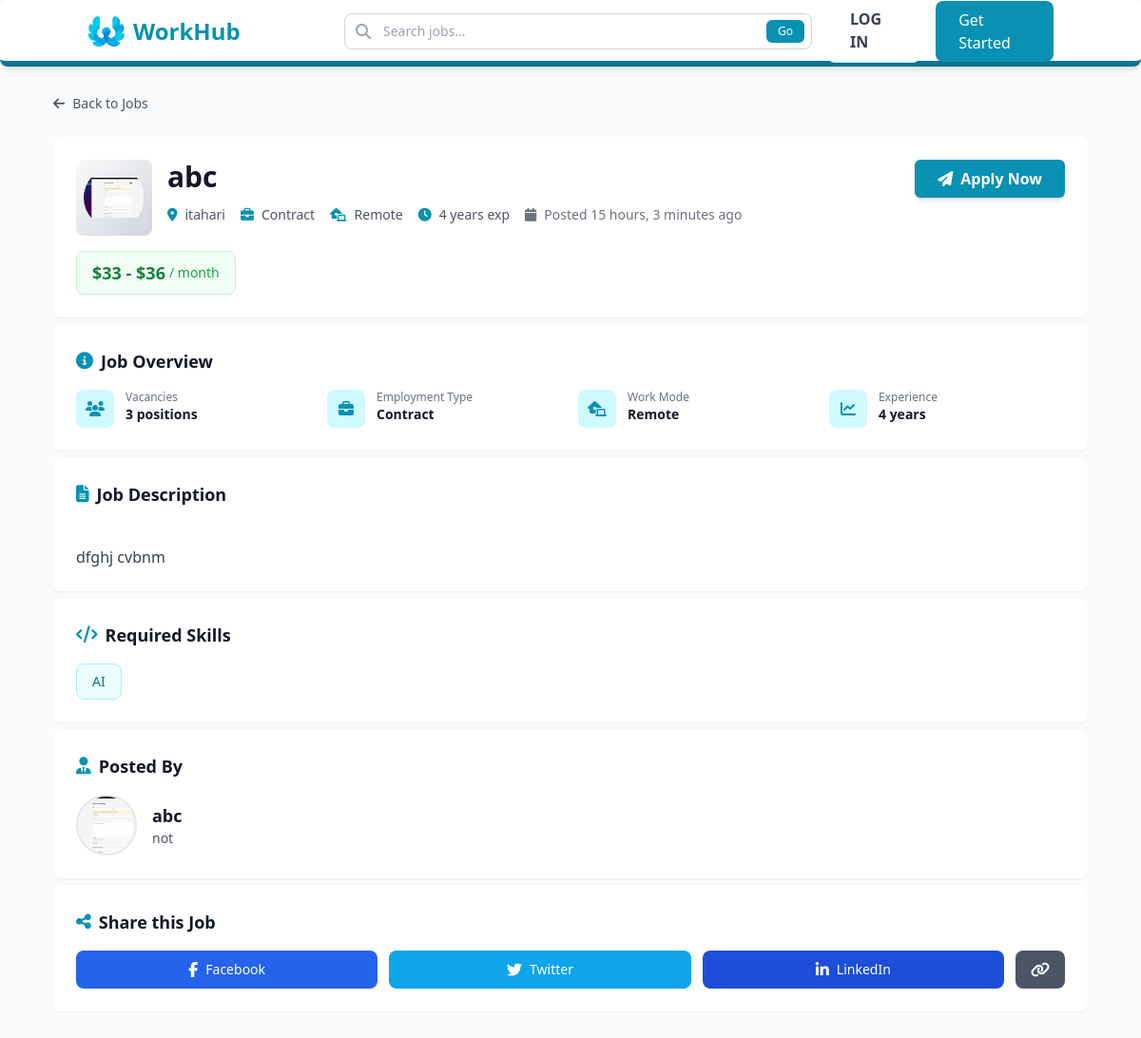
Page /jobs/5/ on the committed database.
### jobs/models.py (models this page shows, shortened)
class Job(models.Model):
    class EMPLOYMENT_TYPE_CHOICES (models.TextChoices):
        FullTime = "full_time", "Full Time"
        PartTime = "part_time", "Part Time"
        Contract = "contract", "Contract"
        Intern = "internship", "Internship"
    class WORK_MODE_CHOICES (models.TextChoices):
        OnSite = "on_site", "On-site"
        Remote = "remote", "Remote"
        Hybrid = "hybrid", "Hybrid"
    title = models.CharField(max_length=150)
    description = models.TextField()
    company = models.ForeignKey(Company, on_delete=models.CASCADE, related_name="jobs")
    location = models.CharField(max_length=150)
    recruiter = models.ForeignKey(User, on_delete=models.CASCADE, related_name="jobs_recruited")
    employment_type = models.CharField(max_length=20, choices=EMPLOYMENT_TYPE_CHOICES, default=EMPLOYMENT_TYPE_CHOICES.FullTime )
    work_mode = models.CharField( max_length=20, choices=WORK_MODE_CHOICES , default=WORK_MODE_CHOICES.OnSite )
    min_experience = models.PositiveIntegerField( help_text="Minimum experience required (in years)"  )
    vacancies = models.PositiveIntegerField( default=1 )
    salary_min = models.PositiveIntegerField( null=True, blank=True )
    salary_max = models.PositiveIntegerField( null=True, blank=True )
    skills = models.ManyToManyField( Skill,  related_name="jobs", blank=True )
    is_active = models.BooleanField(default=True)
    created_at = models.DateTimeField(auto_now_add=True)
    updated_at = models.DateTimeField(auto_now=True)

### companies/models.py (models this page shows, shortened)
class Company(models.Model):
    def generateImagePath(instance, filename):
        return f"companies/{instance.created_by.username}/{filename}"
    class OrganizationSize(models.TextChoices):
        SIZE_1_10 = "1-10", "1-10 employees"
        SIZE_11_50 = "11-50", "11-50 employees"
        SIZE_51_200 = "51-200", "51-200 employees"
        SIZE_201_500 = "201-500", "201-500 employees"
        SIZE_501_1000 = "501-1000", "501-1000 employees"
        SIZE_1000_PLUS = "1000+", "1000+ employees"
    class OrganizationType(models.TextChoices):
        PRIVATE = "private", "Private"
        PUBLIC = "public", "Public"
        NON_PROFIT = "non_profit", "Non-profit"
        GOVERNMENT = "government", "Government"
        EDUCATIONAL = "educational", "Educational"
        SELF_EMPLOYED = "self_employed", "Self-employed"
    name = models.CharField(max_length=255)
    description = models.TextField(blank=True)
    public_url = models.SlugField(unique=True)
    website = models.URLField(blank=True)
    industry = models.CharField(max_length=100)
    organization_size = models.CharField(max_length=20, choices=OrganizationSize.choices)
    organization_type = models.CharField(max_length=20, choices=OrganizationType.choices)
    logo = models.ImageField(upload_to=generateImagePath,default="users/default_company.png")
    tagline = models.CharField(max_length=120, blank=True)
    created_by = models.ForeignKey(User, on_delete=models.CASCADE, related_name="companies_created")
    created_at = models.DateTimeField(auto_now_add=True)

### skills/models.py (models this page shows, shortened)
class Skill(models.Model):
    name = models.CharField(max_length=50, unique=True)
    is_active = models.BooleanField(default=True)

### jobs/views.py (the view)
# urls.py: path("<int:pk>/", job_detail, name="job_detail"),
def job_detail(request, pk):
    job = get_object_or_404(Job, pk=pk)
    has_applied = False
    if request.user.is_authenticated:
        has_applied = job.applications.filter(applicant=request.user).exists()
    return render(request, "pages/jobs/job_detail.html", {"job": job, "has_applied": has_applied})

### templates/pages/jobs/job_detail.html (shortened to what this page needs)
{% extends 'layouts/main.html' %}
{% block content %}
<div class="min-h-screen bg-gray-50 py-8">
  <div class="max-w-6xl mx-auto px-4 sm:px-6 lg:px-8">
    <div class="mb-6">
      <a href="{% url 'jobs' %}" class="inline-flex items-center text-sm text-gray-600 hover:text-cyan-600 transition duration-300">
        <i class="fas fa-arrow-left mr-2"></i>
        Back to Jobs
      </a>
    </div>
    <div class="bg-white rounded-lg shadow-sm p-6 mb-2">
      <div class="flex items-start justify-between">
        <div class="flex items-start gap-4">
          <div class="flex-shrink-0 w-20 h-20 bg-gradient-to-br from-gray-50 to-gray-300 rounded-lg flex items-center justify-center text-white font-bold text-2xl">
                <img src="{{ job.company.logo.url }}" alt="{{ job.company.name }}" class="w-16 h-16 object-contain rounded-full">
          </div>
          <div>
            <h1 class="text-3xl font-bold text-gray-900">{{ job.title }}</h1>
            <div class="flex flex-wrap items-center gap-4 mt-3 text-sm text-gray-600">
              <span class="flex items-center">
                <i class="fas fa-map-marker-alt mr-2 text-cyan-600"></i>
                {{ job.location }}
              </span>
              <span class="flex items-center">
                <i class="fas fa-briefcase mr-2 text-cyan-600"></i>
                {{ job.get_employment_type_display }}
              </span>
              <span class="flex items-center">
                <i class="fas fa-laptop-house mr-2 text-cyan-600"></i>
                {{ job.get_work_mode_display }}
              </span>
              <span class="flex items-center">
                <i class="fas fa-clock mr-2 text-cyan-600"></i>
                {{ job.min_experience }} year{{ job.min_experience|pluralize }} exp
              </span>
              <span class="flex items-center text-gray-500">
                <i class="fas fa-calendar mr-2"></i>
                Posted {{ job.created_at|timesince }} ago
              </span>
            </div>
          </div>
        </div>
        <div class="flex items-center gap-2">
          {% if user == job.recruiter %}
            <a href="/jobs/edit/{job.id}" class="px-6 py-2 text-sm text-cyan-600 hover:text-cyan-700 border border-cyan-600 rounded-md hover:bg-cyan-50 transition duration-300">
              <i class="fas fa-edit mr-1"></i>Edit
            </a>
            <form method="POST" action="{% url 'job_delete' job.id %}" class="inline" onsubmit="return confirm('Are you sure you want to delete this job?');">
              {% csrf_token %}
              <button type="submit" class="px-6 py-2 text-sm bg-red-600 text-white hover:shadow-md hover:bg-red-700 shadow-red-700 rounded-md transition duration-300">
                <i class="fas fa-trash mr-1"></i>Delete
              </button>
            </form>
          {% else %}
          {% if has_applied %}
          <form method="post" action="{%url 'cancel_application' job.id %}">
            {% csrf_token %}
            <button type="submit" class="px-6 py-2 bg-red-600 text-white font-semibold rounded-md hover:bg-red-700 transition duration-300 shadow-md hover:shadow-lg">
              <i class="fas fa-times-circle mr-2"></i>Cancel Application
            </button>
          </form>
          {% else %}
          <form method="post" action="{%url 'apply_job' job.id %}">
            <button type="submit" class="px-6 py-2 bg-cyan-600 text-white font-semibold rounded-md hover:bg-cyan-700 transition duration-300 shadow-md hover:shadow-lg">
              <i class="fas fa-paper-plane mr-2"></i>Apply Now
            </button>
          </form>
          {% endif %}
          {% endif %}
        </div>
      </div>
      {% if job.salary_min and job.salary_max %}
      <div class="mt-4 inline-flex items-center px-4 py-2 bg-green-50 border border-green-200 rounded-lg">
        <span class="text-lg font-semibold text-green-700">
          ${{ job.salary_min|floatformat:0 }} - ${{ job.salary_max|floatformat:0 }}
        </span>
        <span class="text-sm text-green-600 ml-1">/ month</span>
      </div>
      {% else %}
      <div class="mt-4 inline-flex items-center px-4 py-2 bg-gray-50 border border-gray-200 rounded-lg">
        <span class="text-sm font-medium text-gray-600">
          Salary: Negotiable
        </span>
      </div>
      {% endif %}
    </div>
    <div class="bg-white rounded-lg shadow-sm p-6 mb-2">
      <h2 class="text-lg font-semibold text-gray-900 mb-4 flex items-center">
        <i class="fas fa-info-circle mr-2 text-cyan-600"></i>
        Job Overview
      </h2>
      <div class="grid grid-cols-2 md:grid-cols-4 gap-4">
        <div class="flex items-start gap-3">
          <div class="flex-shrink-0 w-10 h-10 bg-cyan-100 rounded-lg flex items-center justify-center">
            <i class="fas fa-users text-cyan-600"></i>
          </div>
          <div>
            <p class="text-xs font-medium text-gray-500">Vacancies</p>
            <p class="text-sm font-semibold text-gray-900">{{ job.vacancies }} position{{ job.vacancies|pluralize }}</p>
          </div>
        </div>
        <div class="flex items-start gap-3">
          <div class="flex-shrink-0 w-10 h-10 bg-cyan-100 rounded-lg flex items-center justify-center">
            <i class="fas fa-briefcase text-cyan-600"></i>
          </div>
          <div>
            <p class="text-xs font-medium text-gray-500">Employment Type</p>
            <p class="text-sm font-semibold text-gray-900">{{ job.get_employment_type_display }}</p>
          </div>
        </div>
        <div class="flex items-start gap-3">
          <div class="flex-shrink-0 w-10 h-10 bg-cyan-100 rounded-lg flex items-center justify-center">
            <i class="fas fa-laptop-house text-cyan-600"></i>
          </div>
          <div>
            <p class="text-xs font-medium text-gray-500">Work Mode</p>
            <p class="text-sm font-semibold text-gray-900">{{ job.get_work_mode_display }}</p>
          </div>
        </div>
        <div class="flex items-start gap-3">
          <div class="flex-shrink-0 w-10 h-10 bg-cyan-100 rounded-lg flex items-center justify-center">
            <i class="fas fa-chart-line text-cyan-600"></i>
          </div>
          <div>
            <p class="text-xs font-medium text-gray-500">Experience</p>
            <p class="text-sm font-semibold text-gray-900">{{ job.min_experience }} year{{ job.min_experience|pluralize }}</p>
          </div>
        </div>
      </div>
    </div>
    <div class="bg-white rounded-lg shadow-sm p-6 mb-2">
      <h2 class="text-lg font-semibold text-gray-900 mb-4 flex items-center">
        <i class="fas fa-file-alt mr-2 text-cyan-600"></i>
        Job Description
      </h2>
      <div class="prose prose-sm max-w-none text-gray-700 whitespace-pre-line">
        {{ job.description }}
      </div>
    </div>
    {% if job.skills.all %}
    <div class="bg-white rounded-lg shadow-sm p-6 mb-2">
      <h2 class="text-lg font-semibold text-gray-900 mb-4 flex items-center">
        <i class="fas fa-code mr-2 text-cyan-600"></i>
        Required Skills
      </h2>
      <div class="flex flex-wrap gap-2">
        {% for skill in job.skills.all %}
        <span class="px-4 py-2 bg-cyan-50 text-cyan-700 text-sm font-medium rounded-lg border border-cyan-200">
          {{ skill.name }}
        </span>
        {% endfor %}
      </div>
    </div>
    {% endif %}
    <div class="bg-white rounded-lg shadow-sm p-6 mb-2">
      <h2 class="text-lg font-semibold text-gray-900 mb-4 flex items-center">
        <i class="fas fa-user-tie mr-2 text-cyan-600"></i>
        Posted By
      </h2>
      <div class="flex items-center gap-4">
        <img src="{{ job.company.logo.url }}" alt="{{ job.company.name }} Logo"
             class="w-16 h-16 rounded-full object-cover border-2 border-gray-200">
        <div>
          <p class="font-semibold text-gray-900 text-lg">{{job.company.name}}</p>
          <p class="text-sm text-gray-600">{{ job.company.industry }}</p>
        </div>
      </div>
    </div>
    <div class="bg-white rounded-lg shadow-sm p-6">
      <h2 class="text-lg font-semibold text-gray-900 mb-4 flex items-center">
        <i class="fas fa-share-alt mr-2 text-cyan-600"></i>
        Share this Job
      </h2>
      <div class="flex gap-3">
        <button class="flex-1 px-4 py-2 bg-blue-600 text-white rounded-lg hover:bg-blue-700 transition duration-300 flex items-center justify-center gap-2">
          <i class="fab fa-facebook-f"></i>
          <span class="text-sm">Facebook</span>
        </button>
        <button class="flex-1 px-4 py-2 bg-sky-500 text-white rounded-lg hover:bg-sky-600 transition duration-300 flex items-center justify-center gap-2">
          <i class="fab fa-twitter"></i>
          <span class="text-sm">Twitter</span>
        </button>
        <button class="flex-1 px-4 py-2 bg-blue-700 text-white rounded-lg hover:bg-blue-800 transition duration-300 flex items-center justify-center gap-2">
          <i class="fab fa-linkedin-in"></i>
          <span class="text-sm">LinkedIn</span>
        </button>
        <button onclick="copyJobLink()" class="px-4 py-2 bg-gray-600 text-white rounded-lg hover:bg-gray-700 transition duration-300">
          <i class="fas fa-link"></i>
        </button>
      </div>
    </div>
  </div>
</div>
{% endblock %}

### rows in the picture
Job: company.logo (picture), title "abc", location "itahari", employment_type "Contract", work_mode "Remote", min_experience "4", created_at "15 hours, 3 minutes", salary_min "33", salary_max "36", vacancies "3", description "dfghj cvbnm", company.name "abc", company.industry "not"
Skill: name "AI"
